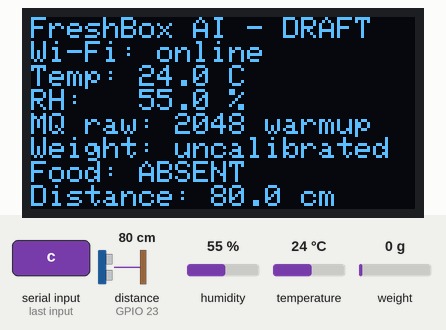
The sketch below on a simulated ESP32. Shown: 128×64 one-colour display. The inputs (shaded band) are chosen by the test bench; at power-on: distance to the obstacle (sensor on GPIO 23) 80 cm, humidity 55 %, temperature 24 °C, weight on the scale 0 g (analog values on the 0–4095 scale). The echo pulse lasts 58.3 µs per cm; WiFi joins after 1.5 s; servers stay silent unless stated; uploads are accepted with an empty reply; the local clock reads 2024-03-15 10:24:30 at power-on unless the sketch sets it; EEPROM starts erased; what the sketch prints to the serial monitor is not drawn.

3.4 s: "t" received over Serial
6.4 s: "c" received over Serial
Above: at 30.3 s.
Timing chart, 0 to 31.5 s (numbered marks = the images above; inputs shaded):
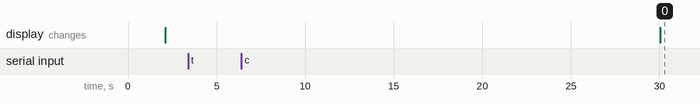

Measured:
- after the input at 3.4 s, every drawn part: stays the same

The sketch:

FreshBoxAI.ino
```cpp
#include <Arduino.h>
#include <ArduinoJson.h>
#include <DHT.h>
#include <HTTPClient.h>
#include <HX711.h>
#include <Preferences.h>
#include <Wire.h>
#include <WiFi.h>
#include <time.h>

#include <Adafruit_GFX.h>
#include <Adafruit_SSD1306.h>

// Set these values before uploading from Arduino IDE.
constexpr char FRESHBOX_WIFI_SSID[] = "VishwasiPhone";
constexpr char FRESHBOX_WIFI_PASSWORD[] = "vishwas@123";
constexpr char FRESHBOX_API_BASE_URL[] = "http://172.20.10.2:8000";
constexpr char FRESHBOX_BATCH_ID[] = "74845293-ee42-4778-baad-1336c0331798";
constexpr char FRESHBOX_DEVICE_ID[] = "freshbox-esp32-01";

// Keep zero until the load cell is calibrated with a known weight.
constexpr float FRESHBOX_HX711_CALIBRATION_FACTOR = 0.0f;

#define FRESHBOX_HCSR04_ENABLED 1

namespace
{

  constexpr uint8_t DHT_PIN = 4;
  constexpr uint8_t MQ135_PIN = 34;
  constexpr uint8_t HX711_DOUT_PIN = 19;
  constexpr uint8_t HX711_SCK_PIN = 18;
  constexpr uint8_t HCSR04_TRIG_PIN = 5;
  constexpr uint8_t HCSR04_ECHO_PIN = 23;
  constexpr uint8_t OLED_SDA_PIN = 21;
  constexpr uint8_t OLED_SCL_PIN = 22;
  constexpr uint8_t DHT_TYPE = DHT22;
  constexpr uint8_t OLED_ADDRESS = 0x3C;

  constexpr uint32_t READING_INTERVAL_MS = 30000;
  constexpr uint32_t WIFI_RETRY_INTERVAL_MS = 10000;
  constexpr uint32_t HTTP_TIMEOUT_MS = 5000;
  constexpr uint32_t MQ_WARMUP_INTERVAL_MS = 60000;
  constexpr uint32_t HCSR04_TIMEOUT_US = 25000;
  constexpr float FOOD_PRESENT_DISTANCE_CM = 13.0f;
  constexpr float FOOD_PRESENCE_HYSTERESIS_CM = 0.5f;
  constexpr float HX711_CALIBRATION_MASS_G = 177.0f;
  constexpr uint16_t ADC_MAX_VALUE = 4095;
  constexpr long GMT_OFFSET_SECONDS = 0;
  constexpr int DAYLIGHT_OFFSET_SECONDS = 0;

  DHT dht(DHT_PIN, DHT_TYPE);
  HX711 loadCell;
  Preferences calibrationStorage;
  Adafruit_SSD1306 display(128, 64, &Wire, -1);

  bool dhtInitialized = false;
  bool hx711Initialized = false;
  bool hx711CalibrationReady = false;
  bool calibrationStorageReady = false;
  bool emptyTareConfirmed = false;
  bool oledInitialized = false;
  bool timeInitialized = false;
  bool wifiAttempted = false;
  bool previousWifiConnected = false;
  uint32_t bootTimeMs = 0;
  uint32_t lastReadingMs = 0;
  uint32_t lastWifiAttemptMs = 0;
  uint32_t lastTimeAttemptMs = 0;

  struct SensorReading
  {
    float temperatureC = NAN;
    float humidityPct = NAN;
    int gasRaw = -1;
    float weightG = NAN;
    float distanceCm = NAN;
    bool temperatureValid = false;
    bool humidityValid = false;
    bool gasRawValid = false;
    bool weightValid = false;
    bool distanceValid = false;
  };

  enum class FoodPresence
  {
    Unknown,
    Absent,
    Present,
  };

  FoodPresence foodPresence = FoodPresence::Unknown;

  bool finiteInRange(float value, float minimum, float maximum)
  {
    return isfinite(value) && value >= minimum && value <= maximum;
  }

  bool getTimestamp(char *buffer, size_t bufferSize)
  {
    if (!timeInitialized || buffer == nullptr || bufferSize == 0)
    {
      return false;
    }

    const time_t now = time(nullptr);
    if (now < 1700000000)
    {
      return false;
    }

    struct tm utcTime{};
    if (gmtime_r(&now, &utcTime) == nullptr)
    {
      return false;
    }

    return strftime(buffer, bufferSize, "%Y-%m-%dT%H:%M:%SZ", &utcTime) > 0;
  }

  void connectWifi()
  {
    if (WiFi.status() == WL_CONNECTED || strlen(FRESHBOX_WIFI_SSID) == 0)
    {
      return;
    }

    const uint32_t now = millis();
    if (wifiAttempted && now - lastWifiAttemptMs < WIFI_RETRY_INTERVAL_MS)
    {
      return;
    }

    wifiAttempted = true;
    lastWifiAttemptMs = now;
    Serial.printf("Connecting to Wi-Fi SSID '%s'\n", FRESHBOX_WIFI_SSID);
    WiFi.begin(FRESHBOX_WIFI_SSID, FRESHBOX_WIFI_PASSWORD);
  }

  void initializeTime()
  {
    if (WiFi.status() != WL_CONNECTED || timeInitialized)
    {
      return;
    }

    const uint32_t now = millis();
    if (lastTimeAttemptMs != 0 && now - lastTimeAttemptMs < 60000)
    {
      return;
    }
    lastTimeAttemptMs = now;

    configTime(GMT_OFFSET_SECONDS, DAYLIGHT_OFFSET_SECONDS, "pool.ntp.org", "time.nist.gov");
    struct tm timeInfo{};
    timeInitialized = getLocalTime(&timeInfo, 10000);
    Serial.println(timeInitialized ? "Clock synchronized." : "Clock sync pending.");
  }

  float readDistanceCm(bool &valid)
  {
    valid = false;
#if FRESHBOX_HCSR04_ENABLED
    digitalWrite(HCSR04_TRIG_PIN, LOW);
    delayMicroseconds(2);
    digitalWrite(HCSR04_TRIG_PIN, HIGH);
    delayMicroseconds(10);
    digitalWrite(HCSR04_TRIG_PIN, LOW);

    const unsigned long duration =
        pulseIn(HCSR04_ECHO_PIN, HIGH, HCSR04_TIMEOUT_US);
    if (duration == 0)
    {
      return NAN;
    }

    const float distanceCm = static_cast<float>(duration) * 0.0343f / 2.0f;
    valid = finiteInRange(distanceCm, 2.0f, 400.0f);
    return valid ? distanceCm : NAN;
#else
    return NAN;
#endif
  }

  SensorReading readSensors()
  {
    SensorReading reading;

    if (dhtInitialized)
    {
      reading.temperatureC = dht.readTemperature();
      reading.humidityPct = dht.readHumidity();
      reading.temperatureValid =
          finiteInRange(reading.temperatureC, -40.0f, 85.0f);
      reading.humidityValid =
          finiteInRange(reading.humidityPct, 0.0f, 100.0f);
    }

    const int adcValue = analogRead(MQ135_PIN);
    reading.gasRaw = adcValue;
    reading.gasRawValid =
        adcValue >= 0 &&
        adcValue <= ADC_MAX_VALUE &&
        (millis() - bootTimeMs) >= MQ_WARMUP_INTERVAL_MS;

    if (hx711Initialized && loadCell.is_ready() &&
        hx711CalibrationReady)
    {
      const float weight = loadCell.get_units(3);
      reading.weightValid = finiteInRange(weight, 0.0f, 100000.0f);
      if (reading.weightValid)
      {
        reading.weightG = weight;
      }
    }

    reading.distanceCm = readDistanceCm(reading.distanceValid);
    return reading;
  }

  void updateFoodPresence(const SensorReading &reading)
  {
    if (!reading.distanceValid)
    {
      return;
    }

    if (foodPresence == FoodPresence::Unknown)
    {
      foodPresence = reading.distanceCm <= FOOD_PRESENT_DISTANCE_CM
                         ? FoodPresence::Present
                         : FoodPresence::Absent;
    }
    else if (foodPresence == FoodPresence::Present &&
             reading.distanceCm >=
                 FOOD_PRESENT_DISTANCE_CM + FOOD_PRESENCE_HYSTERESIS_CM)
    {
      foodPresence = FoodPresence::Absent;
    }
    else if (foodPresence == FoodPresence::Absent &&
             reading.distanceCm <=
                 FOOD_PRESENT_DISTANCE_CM - FOOD_PRESENCE_HYSTERESIS_CM)
    {
      foodPresence = FoodPresence::Present;
    }
  }

  void updateDisplay(const SensorReading &reading)
  {
    if (!oledInitialized)
    {
      return;
    }

    display.clearDisplay();
    display.setTextSize(1);
    display.setTextColor(SSD1306_WHITE);
    display.setCursor(0, 0);
    display.println("FreshBox AI - DRAFT");
    display.printf("Wi-Fi: %s\n", WiFi.status() == WL_CONNECTED ? "online" : "offline");
    display.printf("Temp: %s", reading.temperatureValid ? "" : "--");
    if (reading.temperatureValid)
    {
      display.printf("%.1f C", reading.temperatureC);
    }
    display.println();
    display.printf("RH:   %s", reading.humidityValid ? "" : "--");
    if (reading.humidityValid)
    {
      display.printf("%.1f %%", reading.humidityPct);
    }
    display.println();
    display.printf("MQ raw: %s", reading.gasRaw >= 0 ? "" : "--");
    if (reading.gasRaw >= 0)
    {
      display.printf("%d%s", reading.gasRaw, reading.gasRawValid ? "" : " warmup");
    }
    display.println();
    display.printf("Weight: %s", reading.weightValid ? "" : "uncalibrated");
    if (reading.weightValid)
    {
      display.printf("%.1f g", reading.weightG);
    }
    display.println();
#if FRESHBOX_HCSR04_ENABLED
    display.printf(
        "Food: %s",
        !reading.distanceValid || foodPresence == FoodPresence::Unknown
            ? "UNKNOWN"
        : foodPresence == FoodPresence::Present ? "PRESENT"
                                                : "ABSENT");
    display.println();
    display.printf("Distance: %s", reading.distanceValid ? "" : "--");
    if (reading.distanceValid)
    {
      display.printf("%.1f cm", reading.distanceCm);
    }
    display.println();
#endif
    display.display();
  }

  bool sendReading(const SensorReading &reading)
  {
    if (WiFi.status() != WL_CONNECTED)
    {
      Serial.println("Reading not uploaded: Wi-Fi is offline.");
      return false;
    }
    if (strlen(FRESHBOX_BATCH_ID) == 0)
    {
      Serial.println("Reading not uploaded: configure FRESHBOX_BATCH_ID.");
      return false;
    }

    char timestamp[32];
    if (!getTimestamp(timestamp, sizeof(timestamp)))
    {
      Serial.println("Reading not uploaded: UTC clock is not synchronized.");
      return false;
    }

    StaticJsonDocument<768> payload;
    payload["batch_id"] = FRESHBOX_BATCH_ID;
    payload["timestamp"] = timestamp;
    if (reading.temperatureValid)
    {
      payload["temperature_c"] = reading.temperatureC;
    }
    else
    {
      payload["temperature_c"] = nullptr;
    }
    if (reading.humidityValid)
    {
      payload["humidity_pct"] = reading.humidityPct;
    }
    else
    {
      payload["humidity_pct"] = nullptr;
    }
    if (reading.gasRaw >= 0)
    {
      payload["gas_raw"] = reading.gasRaw;
    }
    else
    {
      payload["gas_raw"] = nullptr;
    }
    payload["gas_calibrated"] = nullptr;
    payload["gas_calibrated_unit"] = nullptr;
    if (reading.weightValid)
    {
      payload["weight_g"] = reading.weightG;
    }
    else
    {
      payload["weight_g"] = nullptr;
    }
    payload["device_status"] = "online";
    payload["device_id"] = FRESHBOX_DEVICE_ID;
    payload["data_source"] = "physical_hardware";
    payload["idempotency_key"] = String(FRESHBOX_DEVICE_ID) + "-" + timestamp;

    JsonObject validity = payload.createNestedObject("sensor_validity");
    validity["temperature"] = reading.temperatureValid;
    validity["humidity"] = reading.humidityValid;
    validity["gas_raw"] = reading.gasRawValid;
    validity["weight"] = reading.weightValid;

    JsonObject calibration = payload.createNestedObject("calibration");
    calibration["hx711_factor_configured"] = hx711CalibrationReady;
    calibration["mq135_units"] = "raw_adc";

    String requestBody;
    serializeJson(payload, requestBody);

    String endpoint = FRESHBOX_API_BASE_URL;
    while (endpoint.endsWith("/"))
    {
      endpoint.remove(endpoint.length() - 1);
    }
    endpoint += "/api/sensors/readings";

    HTTPClient http;
    http.setTimeout(HTTP_TIMEOUT_MS);
    if (!http.begin(endpoint))
    {
      Serial.println("Reading not uploaded: could not initialize HTTP client.");
      return false;
    }

    http.addHeader("Content-Type", "application/json");
    const int responseCode = http.POST(requestBody);
    const String responseBody = http.getString();
    http.end();

    if (responseCode < 200 || responseCode >= 300)
    {
      Serial.printf(
          "Reading upload failed: HTTP %d: %s\n",
          responseCode,
          responseBody.c_str());
      return false;
    }

    Serial.printf("Reading stored. HTTP %d: %s\n", responseCode, responseBody.c_str());
    return true;
  }

  void initializeSensors()
  {
    dht.begin();
    dhtInitialized = true;

    loadCell.begin(HX711_DOUT_PIN, HX711_SCK_PIN);
    hx711Initialized = loadCell.wait_ready_timeout(1000);
    if (hx711Initialized)
    {
      loadCell.tare(20);
      Serial.printf(
          "HX711 tared; empty-platform offset=%ld\n",
          static_cast<long>(loadCell.get_offset()));
      if (hx711CalibrationReady)
      {
        loadCell.set_scale(
            calibrationStorageReady
                ? calibrationStorage.getFloat(
                      "scale", FRESHBOX_HX711_CALIBRATION_FACTOR)
                : FRESHBOX_HX711_CALIBRATION_FACTOR);
      }
    }

    Wire.begin(OLED_SDA_PIN, OLED_SCL_PIN);
    oledInitialized = display.begin(SSD1306_SWITCHCAPVCC, OLED_ADDRESS);

#if FRESHBOX_HCSR04_ENABLED
    pinMode(HCSR04_TRIG_PIN, OUTPUT);
    pinMode(HCSR04_ECHO_PIN, INPUT);
    digitalWrite(HCSR04_TRIG_PIN, LOW);
#endif

    analogReadResolution(12);
    analogSetPinAttenuation(MQ135_PIN, ADC_11db);
  }

  void calibrateLoadCell()
  {
    if (!hx711Initialized || !loadCell.is_ready())
    {
      Serial.println("Calibration failed: HX711 is not ready.");
      return;
    }
    if (!emptyTareConfirmed)
    {
      Serial.println(
          "Calibration failed: remove the reference weight, empty the box, then send 't' to tare.");
      return;
    }

    const float rawChange = static_cast<float>(loadCell.get_value(20));
    if (!isfinite(rawChange) || fabsf(rawChange) < 1.0f)
    {
      Serial.printf(
          "Calibration failed: weight change too small (raw=%0.0f). Check load cell and wiring.\n",
          rawChange);
      return;
    }

    const float factor = rawChange / HX711_CALIBRATION_MASS_G;
    if (!isfinite(factor) || fabsf(factor) < 0.001f)
    {
      Serial.println("Calibration failed: calculated scale factor is invalid.");
      return;
    }

    loadCell.set_scale(factor);
    hx711CalibrationReady = true;
    if (calibrationStorageReady &&
        calibrationStorage.putFloat("scale", factor) == 0)
    {
      Serial.println("Calibration warning: could not save factor to flash.");
    }
    Serial.printf(
        "Calibration complete: raw_delta=%.0f counts for %.1f g; factor=%.6f counts/g. Remove the reference weight.\n",
        rawChange,
        HX711_CALIBRATION_MASS_G,
        factor);
    emptyTareConfirmed = false;
  }

  void tareEmptyBox()
  {
    if (!hx711Initialized || !loadCell.is_ready())
    {
      Serial.println("Tare failed: HX711 is not ready.");
      return;
    }

    Serial.println("Taring... keep the empty box and platform completely still.");
    loadCell.tare(20);
    emptyTareConfirmed = true;
    Serial.printf(
        "Empty-box tare complete; offset=%ld. Place the 177 g reference weight and send 'c'.\n",
        static_cast<long>(loadCell.get_offset()));
  }

  void processCalibrationCommand()
  {
    while (Serial.available() > 0)
    {
      const char command = static_cast<char>(Serial.read());
      if (command == 't' || command == 'T')
      {
        tareEmptyBox();
      }
      else if (command == 'c' || command == 'C')
      {
        calibrateLoadCell();
      }
    }
  }

} // namespace

void setup()
{
  Serial.begin(115200);
  delay(100);
  bootTimeMs = millis();

  WiFi.mode(WIFI_STA);
  WiFi.setAutoReconnect(true);
  calibrationStorageReady = calibrationStorage.begin("freshbox", false);
  if (!calibrationStorageReady)
  {
    Serial.println("HX711 calibration storage unavailable; calibration won't persist after restart.");
  }
  float calibrationFactor = FRESHBOX_HX711_CALIBRATION_FACTOR;
  if (calibrationStorageReady)
  {
    calibrationFactor = calibrationStorage.getFloat("scale", calibrationFactor);
  }
  hx711CalibrationReady =
      isfinite(calibrationFactor) && fabsf(calibrationFactor) >= 0.001f;
  initializeSensors();
  if (hx711Initialized)
  {
    Serial.printf(
        "Load-cell calibration: remove the reference weight and food, keep the empty box on the scale, then send 't'. After tare, place %.0f g on the box and send 'c'.\n",
        HX711_CALIBRATION_MASS_G);
  }
  connectWifi();

  Serial.println();
  Serial.println("FreshBox ESP32 firmware draft started.");
  Serial.printf("DHT22 initialized: %s\n", dhtInitialized ? "yes" : "no");
  Serial.printf("HX711 ready at startup: %s\n", hx711Initialized ? "yes" : "no");
  Serial.printf("OLED initialized: %s\n", oledInitialized ? "yes" : "no");
  Serial.println("MQ-135 reports raw ADC only; it is not calibrated ppm.");
}

void loop()
{
  processCalibrationCommand();

  const bool wifiConnected = WiFi.status() == WL_CONNECTED;
  if (!wifiConnected)
  {
    connectWifi();
  }
  else
  {
    if (!previousWifiConnected)
    {
      Serial.printf("Wi-Fi connected; IP: %s\n", WiFi.localIP().toString().c_str());
    }
    initializeTime();
  }
  previousWifiConnected = wifiConnected;

  const uint32_t now = millis();
  if (now - lastReadingMs >= READING_INTERVAL_MS)
  {
    lastReadingMs = now;
    const SensorReading reading = readSensors();
    updateFoodPresence(reading);

    Serial.printf(
        "Reading: temp=%s humidity=%s mq_raw=%d gas_valid=%s weight=%s\n",
        reading.temperatureValid ? String(reading.temperatureC, 1).c_str() : "invalid",
        reading.humidityValid ? String(reading.humidityPct, 1).c_str() : "invalid",
        reading.gasRaw,
        reading.gasRawValid ? "yes" : "no",
        reading.weightValid ? String(reading.weightG, 1).c_str() : "invalid");

    updateDisplay(reading);
    sendReading(reading);
  }

  delay(10);
}
```
